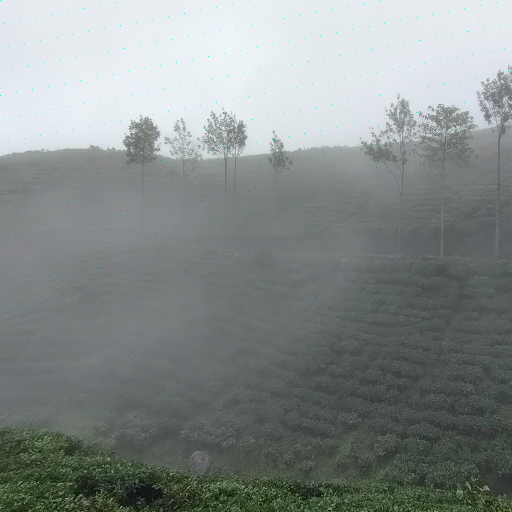
%> input picture HiddenMessage/Teh dan kabut pesan.png, 512 x 512 px
$ octave Solve.m   (GNU Octave 9; MATLAB toolbox functions it lacks are replaced by stand-ins)
%> lines starting %> are read from the running program, lines starting %| are printed output that depends on the picture
rgbImg = imread('Teh dan kabut pesan.png');
%> rgbImg is the input picture: size 512x512x3 uint8; mean R, G, B 133.3, 139.9, 138.1

redChannel   = rgbImg(:,:,1); % Red channel
greenChannel = rgbImg(:,:,2); % Green channel
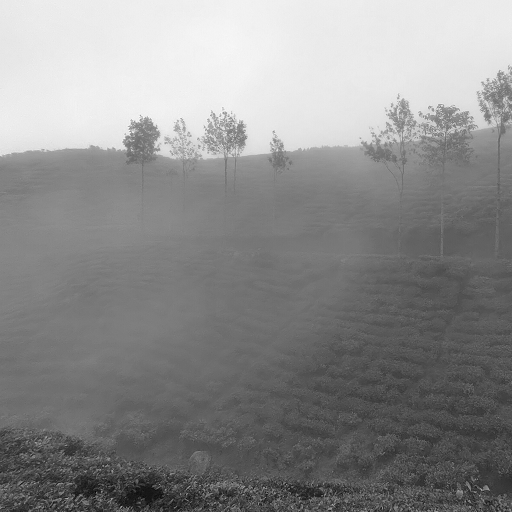
%> greenChannel: size 512x512 uint8; min 7, max 251, mean 139.9
blueChannel  = rgbImg(:,:,3); % Blue channel
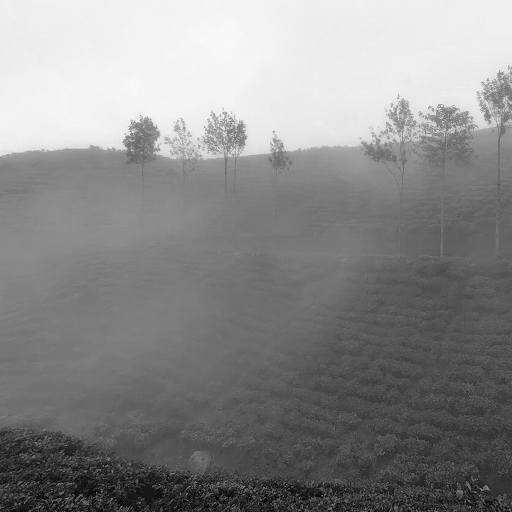
%> blueChannel: size 512x512 uint8; min 0, max 251, mean 138.1

redArray = reshape(redChannel.',1,[]);
blueArray = reshape(blueChannel.',1,[]);

result = [];
for i=1:380:length(redArray)
    result(end + 1) = redArray(i);
    if (length(result) == 673) break; end
end
%> after the loop, result = 673 values, max 121 at index 24, min 32 at index 6, mean 94.7

for i=1:length(result)
    if (result(i) >= 97 && result(i) <= 122)
        result(i) = result(i) - 32;
    end
end
%> after the loop, result = 673 values, max 89 at index 24, min 32 at index 6, mean 67.83

fid = fopen('out.txt', 'wt');
fprintf(fid, '%c', result);
fclose(fid);

ir = 1;
for i=1:380:length(blueArray)
    blueArray(i) = result(ir);
    if (ir == 673) break; end
    ir = ir + 1;
end
%> after the loop, ir = 673

blueChannel = reshape(blueArray, [512,512]);
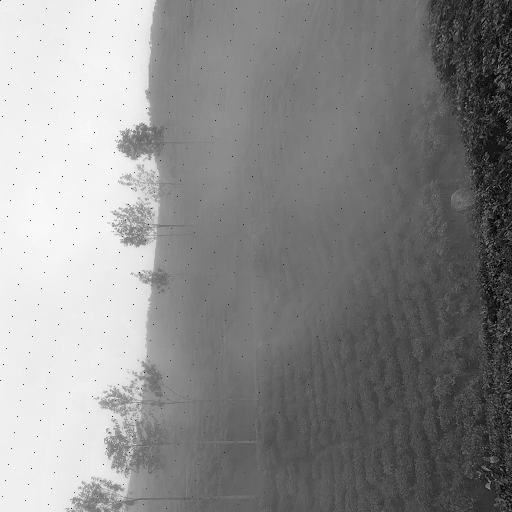
%> blueChannel: size 512x512 uint8; min 0, max 251, mean 137.9
blueChannel = blueChannel.';
recombinedImg = cat(3, redChannel, greenChannel, blueChannel);

subplot(1, 2, 1);
imshow(rgbImg);
title('Original RGB Image', 'FontSize', 10)

subplot(1, 2, 2);
imshow(recombinedImg);
title('Recombined RGB Image', 'FontSize', 10)
